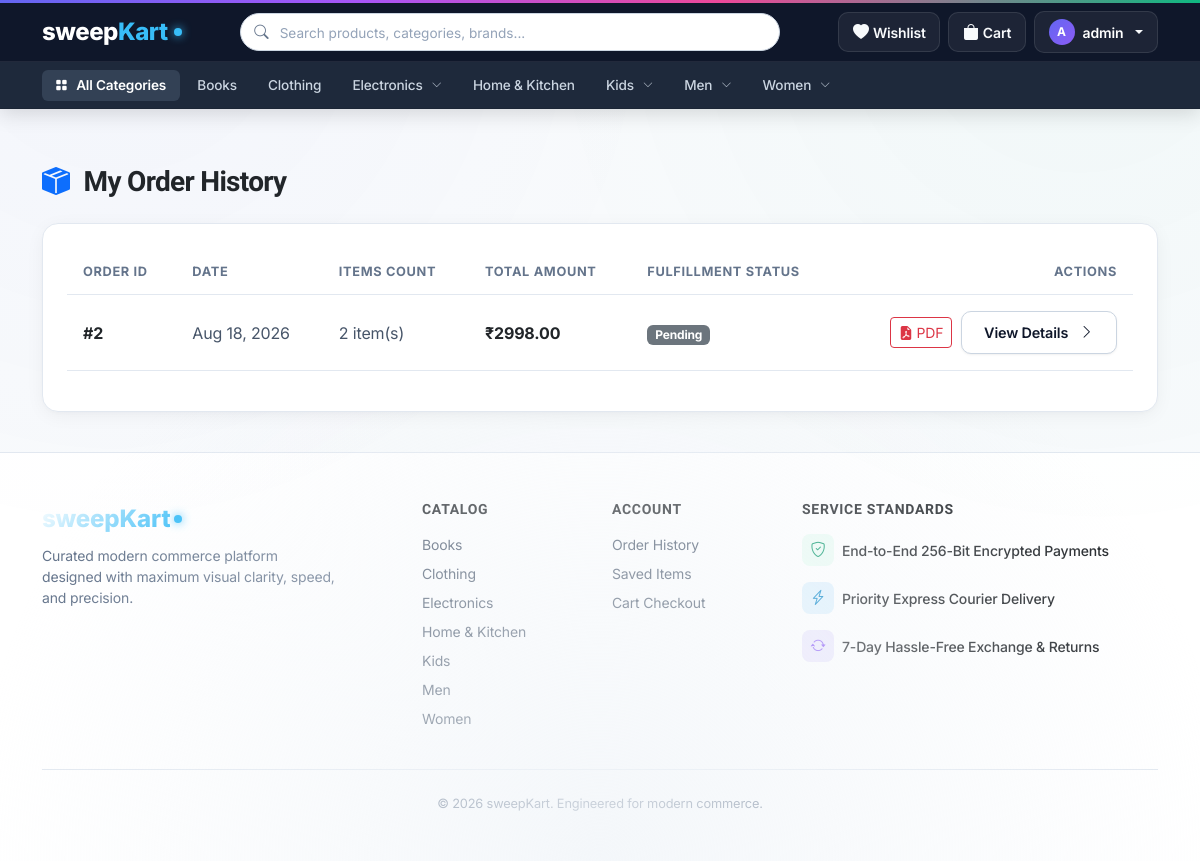
Screenshot of /orders/ (signed in) with the database file from the repository.
### store/models.py (models this page shows, shortened)
class Category(models.Model):
    name = models.CharField(max_length=100, unique=True)
    slug = models.SlugField(max_length=100, unique=True, blank=True)
    parent = models.ForeignKey('self', null=True, blank=True, on_delete=models.CASCADE, related_name='subcategories')
    class Meta:
        verbose_name_plural = 'Categories'
        ordering = ['name']

class Order(models.Model):
    STATUS_CHOICES = (
        ('Pending', 'Pending'),
        ('Processing', 'Processing'),
        ('Shipped', 'Shipped'),
        ('Completed', 'Completed'),
        ('Cancelled', 'Cancelled'),
    )
    user = models.ForeignKey(User, on_delete=models.SET_NULL, null=True, blank=True, related_name='orders')
    full_name = models.CharField(max_length=150)
    email = models.EmailField()
    address = models.CharField(max_length=250)
    city = models.CharField(max_length=100)
    postal_code = models.CharField(max_length=20)
    country = models.CharField(max_length=100, default='India')
    total_price = models.DecimalField(max_digits=10, decimal_places=2)
    status = models.CharField(max_length=20, choices=STATUS_CHOICES, default='Pending')
    created_at = models.DateTimeField(auto_now_add=True)
    class Meta:
        ordering = ['-created_at']

### store/views.py (the view)
# urls.py: path('orders/', views.order_history_view, name='order_history'),
@login_required
def order_history_view(request):
    orders = Order.objects.filter(user=request.user)
    context = {
        'orders': orders,
    }
    return render(request, 'store/order_history.html', context)

### store/models.py (called while the page is built)
    @property
    def get_total_items(self):
        return sum(item.quantity for item in self.items.all())

### store/views.py (called while the page is built, shortened)
def get_or_create_cart(request):
    if request.user.is_authenticated:
        cart, created = Cart.objects.get_or_create(user=request.user)
        session_key = request.session.session_key
        if session_key:
            session_cart = Cart.objects.filter(session_key=session_key, user__isnull=True).first()
        return cart
    else:
        session_key = _get_session_key(request)
        cart, created = Cart.objects.get_or_create(session_key=session_key, user__isnull=True)
        return cart

def cart_context_processor(request):
    try:
        cart = get_or_create_cart(request)
        count = cart.get_total_items
    except Exception:
        count = 0
    wishlist_ids = set()
    wishlist_count = 0
    if request.user.is_authenticated:
        wishlist_ids = set(Wishlist.objects.filter(user=request.user).values_list('product_id', flat=True))
        wishlist_count = len(wishlist_ids)
    parent_categories = Category.objects.filter(parent__isnull=True).prefetch_related('subcategories')
    return {
        'cart_item_count': count,
        'nav_categories': parent_categories,
        'user_wishlist_ids': wishlist_ids,
        'wishlist_count': wishlist_count,
    }

### store/templates/store/order_history.html (shortened to what this page needs)
{% extends 'store/base.html' %}
{% block content %}
<div class="container py-3">
    <h3 class="fw-bold text-dark mb-4"><i class="bi bi-box-seam-fill text-primary me-2"></i> My Order History</h3>
    {% if orders %}
        <div class="glass-card p-4">
            <div class="table-responsive">
                <table class="table align-middle">
                    <thead>
                        <tr class="text-secondary border-bottom">
                            <th>Order ID</th>
                            <th>Date</th>
                            <th>Items Count</th>
                            <th>Total Amount</th>
                            <th>Fulfillment Status</th>
                            <th class="text-end">Actions</th>
                        </tr>
                    </thead>
                    <tbody>
                        {% for order in orders %}
                            <tr class="border-bottom">
                                <td class="fw-bold text-dark">#{{ order.id }}</td>
                                <td class="text-secondary">{{ order.created_at|date:"M d, Y" }}</td>
                                <td class="text-secondary">{{ order.items.count }} item(s)</td>
                                <td class="text-dark fw-bold fs-6">₹{{ order.total_price }}</td>
                                <td>
                                    {% if order.status == 'Completed' %}
                                        <span class="badge bg-success text-white px-2 py-1">Completed</span>
                                    {% elif order.status == 'Shipped' %}
                                        <span class="badge bg-info text-white px-2 py-1">Shipped</span>
                                    {% elif order.status == 'Processing' %}
                                        <span class="badge bg-warning text-dark px-2 py-1">Processing</span>
                                    {% elif order.status == 'Cancelled' %}
                                        <span class="badge bg-danger text-white px-2 py-1">Cancelled</span>
                                    {% else %}
                                        <span class="badge bg-secondary text-white px-2 py-1">Pending</span>
                                    {% endif %}
                                </td>
                                <td class="text-end">
                                    <a href="{% url 'download_invoice' order_id=order.id %}" class="btn btn-outline-danger btn-sm me-1" title="Download PDF Invoice">
                                        <i class="bi bi-file-earmark-pdf-fill"></i> PDF
                                    </a>
                                    <a href="{% url 'order_confirm' order_id=order.id %}" class="btn btn-glass-secondary btn-sm">
                                        View Details <i class="bi bi-chevron-right ms-1"></i>
                                    </a>
                                </td>
                            </tr>
                        {% endfor %}
                    </tbody>
                </table>
            </div>
        </div>
    {% endif %}
</div>
{% endblock %}

### store/templates/store/base.html (shortened to what this page needs)
{% load static %}
<!DOCTYPE html>
<html lang="en">
<head>
    <link href="https://cdn.jsdelivr.net/npm/bootstrap@5.3.2/dist/css/bootstrap.min.css" rel="stylesheet">
    <link rel="stylesheet" href="https://cdn.jsdelivr.net/npm/bootstrap-icons@1.11.2/font/bootstrap-icons.min.css">
    <link rel="stylesheet" href="{% static 'css/main.css' %}?v=6">
</head>
<body>
    <header class="main-colored-header sticky-top">
        <div class="primary-nav-bar py-2">
            <div class="container d-flex align-items-center justify-content-between gap-3">
                <a class="brand-logo text-decoration-none" href="{% url 'home' %}">
                    <span class="fs-4 fw-extrabold text-white">sweep<span class="text-cyan-accent">Kart</span></span>
                    <span class="brand-dot"></span>
                </a>
                <div class="search-container mx-2 flex-grow-1" style="max-width: 540px;">
                    <form action="{% url 'home' %}" method="GET" class="position-relative">
                        <input type="text" id="liveSearchInput" class="form-control search-input-pill w-100" name="q" placeholder="Search products, categories, brands..." value="{{ search_query|default:'' }}" autocomplete="off">
                    </form>
                </div>
                <div class="d-flex align-items-center gap-2">
                    <a class="nav-header-action-btn nav-wishlist-action" href="{% url 'wishlist' %}" title="Wishlist">
                        <i class="bi bi-heart-fill fs-6"></i>
                        <span class="d-none d-lg-inline small ms-1 fw-semibold">Wishlist</span>
                    </a>
                    <a class="nav-header-action-btn nav-cart-action" href="{% url 'cart' %}" title="Shopping Cart">
                        <i class="bi bi-bag-fill fs-6"></i>
                        <span class="d-none d-lg-inline small ms-1 fw-semibold">Cart</span>
                    </a>
                    {% if user.is_authenticated %}
                        <div class="dropdown">
                            <a class="nav-header-action-btn dropdown-toggle d-flex align-items-center gap-2" href="#" role="button" data-bs-toggle="dropdown">
                                <div class="bg-gradient-indigo text-white rounded-circle d-flex align-items-center justify-content-center fw-bold" style="width: 26px; height: 26px; font-size: 0.75rem;">
                                    {{ user.username|slice:":1"|upper }}
                                </div>
                                <span class="small fw-semibold text-white d-none d-md-inline">{{ user.username }}</span>
                            </a>
                        </div>
                    {% else %}
                        <a class="btn btn-outline-light btn-sm px-3" href="{% url 'login' %}">Login</a>
                        <a class="btn btn-emerald btn-sm px-3" href="{% url 'register' %}">Sign Up</a>
                    {% endif %}
                </div>
            </div>
        </div>
        <div class="category-subnav-strip py-1">
            <div class="container">
                <div class="category-subnav-scroll d-flex align-items-center gap-1">
                    <a class="cat-strip-link {% if not selected_category_slug and not search_query %}active{% endif %}" href="{% url 'home' %}">
                        <i class="bi bi-grid-fill me-1 small"></i> All Categories
                    </a>
                    {% for parent_cat in nav_categories %}
                        <div class="megamenu-dropdown-container">
                            <a class="cat-strip-link {% if selected_category_slug == parent_cat.slug %}active{% endif %}" href="{% url 'home' %}?category={{ parent_cat.slug }}">
                                <span>{{ parent_cat.name }}</span>
                                {% if parent_cat.subcategories.all %}
                                    <i class="bi bi-chevron-down ms-1" style="font-size: 0.65rem; opacity: 0.8;"></i>
                                {% endif %}
                            </a>
                        </div>
                    {% endfor %}
                </div>
            </div>
        </div>
    </header>
    <main class="py-4">
        {% block content %}{% endblock %}
    </main>
    <footer class="py-5">
        <div class="container">
            <div class="row g-4 mb-4">
                <div class="col-lg-4">
                    <div class="d-flex align-items-center gap-1 mb-2">
                        <span class="fs-4 fw-extrabold brand-gradient-color">sweepKart</span>
                        <span class="brand-dot"></span>
                    </div>
                    <p class="text-muted small mb-3 col-lg-10">
                        Curated modern commerce platform designed with maximum visual clarity, speed, and precision.
                    </p>
                </div>
                <div class="col-6 col-lg-2">
                    <h6 class="text-dark fw-bold mb-3 small text-uppercase" style="letter-spacing: 0.05em;">Catalog</h6>
                    <ul class="list-unstyled small d-flex flex-column gap-2">
                        {% for cat in nav_categories %}
                            <li><a href="{% url 'home' %}?category={{ cat.slug }}">{{ cat.name }}</a></li>
                        {% endfor %}
                    </ul>
                </div>
                <div class="col-6 col-lg-2">
                    <h6 class="text-dark fw-bold mb-3 small text-uppercase" style="letter-spacing: 0.05em;">Account</h6>
                    <ul class="list-unstyled small d-flex flex-column gap-2">
                        <li><a href="{% url 'order_history' %}">Order History</a></li>
                        <li><a href="{% url 'wishlist' %}">Saved Items</a></li>
                        <li><a href="{% url 'cart' %}">Cart Checkout</a></li>
                    </ul>
                </div>
                <div class="col-lg-4">
                    <h6 class="text-dark fw-bold mb-3 small text-uppercase" style="letter-spacing: 0.05em;">Service Standards</h6>
                    <div class="d-flex flex-column gap-3 text-secondary small">
                        <div class="d-flex align-items-center gap-2">
                            <span class="icon-badge icon-badge-emerald"><i class="bi bi-shield-check"></i></span>
                            <span class="text-dark fw-medium">End-to-End 256-Bit Encrypted Payments</span>
                        </div>
                        <div class="d-flex align-items-center gap-2">
                            <span class="icon-badge icon-badge-sky"><i class="bi bi-lightning-charge"></i></span>
                            <span class="text-dark fw-medium">Priority Express Courier Delivery</span>
                        </div>
                        <div class="d-flex align-items-center gap-2">
                            <span class="icon-badge icon-badge-purple"><i class="bi bi-arrow-repeat"></i></span>
                            <span class="text-dark fw-medium">7-Day Hassle-Free Exchange & Returns</span>
                        </div>
                    </div>
                </div>
            </div>
            <div class="border-top pt-4 text-center text-muted small" style="font-size: 0.8rem;">
                &copy; 2026 sweepKart. Engineered for modern commerce.
            </div>
        </div>
    </footer>
</body>
</html>

### rows the page displays
Category: name "Books"
Category: name "Clothing"
Category: name "Electronics"
Category: name "Home & Kitchen"
Category: name "Kids"
Category: name "Men"
Category: name "Women"
Order: id "2", created_at "Aug 18, 2026", items.count "2", total_price "2998.00", status "Pending"

### other values shown
{{ user.username|slice:":1"|upper }} "A"
{{ user.username }} "admin"
